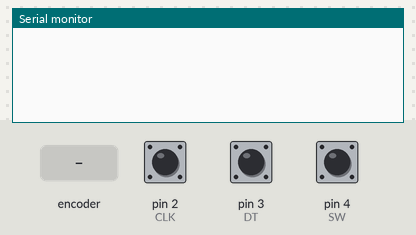
Recording of a sketch running on a simulated Arduino Uno, built with avr-gcc and run on an emulated ATmega328P. Parts: the last lines printed to the serial monitor. Inputs (shaded band) come from the test bench; at power-on: pin 4 (SW) HIGH, pin 2 (CLK) HIGH, pin 3 (DT) HIGH.

Above: at 1.2 s.
1.3 s: rotary encoder on pin 2 (CLK) / pin 3 (DT) turned 1 step (first pin leading)
At 2.0 s:
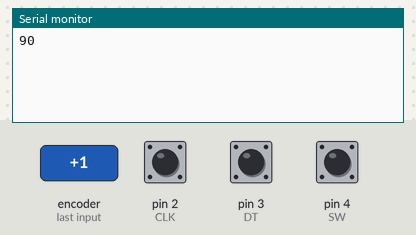
3.0 s: pin 4 (SW) pulled LOW for 0.15 s
At 3.8 s:
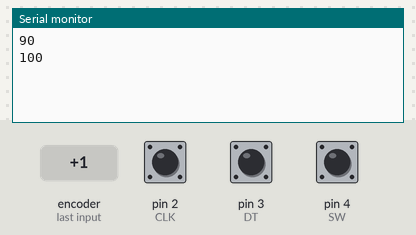
4.6 s: rotary encoder on pin 2 (CLK) / pin 3 (DT) turned 3 steps (first pin leading)
At 5.9 s:
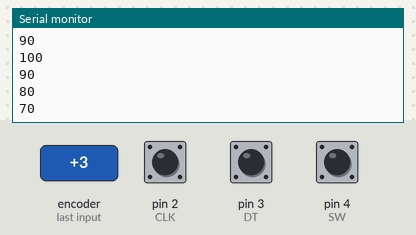
Timing chart, 0 to 7.6 s (numbered marks = the images above; inputs shaded):
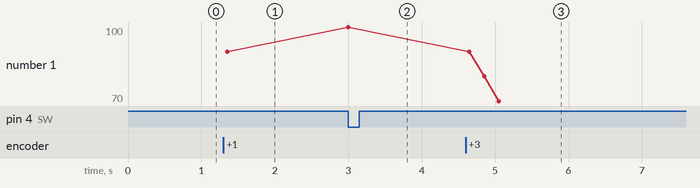

The sketch:

aficheArduinoProcessingEncoder.ino
```cpp
// configuración encoder
#define CLK 2
#define DT 3
#define SW 4

int lastStateCLK; // ult estado leído de CLK (aquí m ayudo chatyipiti)
int radio = 100;   // valor que controlará el círculo en processing
bool pulsador = false; // controla el botón

// límites del valor del radio
const int RADIO_MIN = 0;
const int RADIO_MAX = 1000;

void setup() {
  // config. pines encoder como entradas
  pinMode(CLK, INPUT_PULLUP); // aki igual
  pinMode(DT, INPUT_PULLUP);
  pinMode(SW, INPUT_PULLUP);

  lastStateCLK = digitalRead(CLK);

  Serial.begin(9600); // com. serial con processing
}

void loop() {
  int currentStateCLK = digitalRead(CLK);

  // se detecta la rotación del encoder
  if (currentStateCLK != lastStateCLK && currentStateCLK == HIGH) {
    if (digitalRead(DT) != currentStateCLK) { // determina la dirección
      radio -= 10; // reducir radio a la izq
    } else {
      radio += 10; // aumentar radio a la derecha
    }

    //  rango
    if (radio < RADIO_MIN) radio = RADIO_MIN;
    if (radio > RADIO_MAX) radio = RADIO_MAX;


    Serial.println(radio); // enviar valor a processing
  }

  lastStateCLK = currentStateCLK;

  // con el pulsador se reinicia el radio
  if (digitalRead(SW) == LOW && !pulsador) {
    radio = 100; // radio inicial
    Serial.println(radio);
    pulsador = true;
  } else if (digitalRead(SW) == HIGH) {
    pulsador = false;
  }

  delay(2); // pausa para q el encoder no se canse
}
```

Measured:
- after the input at 1.3 s, the serial monitor: prints a new line after 0.05 s (image 1)
- after the input at 3.0 s, the serial monitor: prints a new line at once (image 2)
- after the input at 4.6 s, the serial monitor: prints a new line after 0.05 s (image 3)
- plotted number 1: 90 → 100 after the input at 3.0 s, 100 → 70 after the input at 4.6 s
